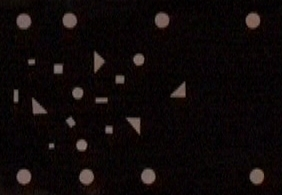
%> input picture hafta_03/unnecessary/tnesneler.jpg, 282 x 195 px
$ octave Untitled.m   (GNU Octave 9; MATLAB toolbox functions it lacks are replaced by stand-ins)
%> lines starting %> are read from the running program, lines starting %| are printed output that depends on the picture; in (x1, y1, x2, y2) boxes, pixels count from 0 and x2, y2 are one past the last pixel; in counts of white or black regions, pixels touching at a corner belong together; the program's own positions count from 1
im = imread('tnesneler.jpg');
%> im is the input picture: size 195x282x3 uint8; mean R, G, B 14.7, 9, 8.8
im2 = rgb2gray(im);
im3 = imbinarize(im2, 0.1);
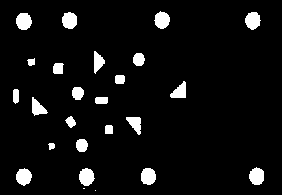
%> im3: size 195x282 logical; 6.1% white; 25 white regions (2 under 20 px), largest, box (x1, y1, x2, y2) and area: (16, 13, 32, 30) 217, (79, 168, 95, 186) 214, (245, 12, 261, 30) 213
im4 = imclose(im3, strel('disk', 4, 4));
%> im4: size 195x282 logical; 6.1% white; 24 white regions (1 under 20 px), largest, box (x1, y1, x2, y2) and area: (79, 168, 95, 189) 226, (16, 13, 32, 30) 218, (245, 12, 261, 30) 214
im5 = imfill(im4, 'holes');
imshow(im5);
[centers, radii] = imfindcircles(im5, [10, 11], 'Sensitivity', .99);
%> centers = 24 rows, first 12: [24.33 21.89; 24.45 177.4; 257.7 176.9; 162.5 20.8; 253.7 21.11; 148.8 177; 70 21; 86.21 177.9; 94 63; 136.1 59.91; 177.1 88.9; 132.3 127.1]; radii = 24 values, max 11 at index 13, min 10 at index 14, mean 10.62
viscircles(centers, radii);
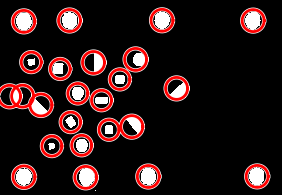
%> figure redrawn from the program's plot data

$ run again, with hafta_03/unnecessary/tnesne_yakala.jpg copied over hafta_03/unnecessary/tnesneler.jpg
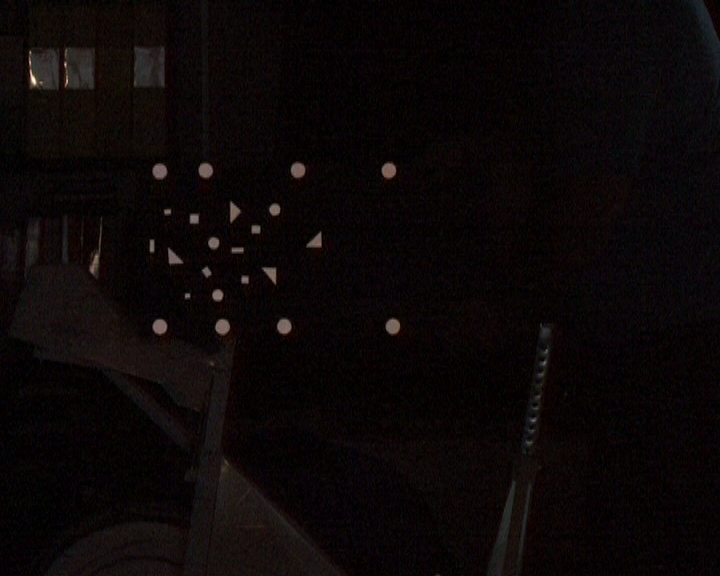
%> input picture hafta_03/unnecessary/tnesne_yakala.jpg, 720 x 576 px
%> im is the input picture: size 576x720x3 uint8; mean R, G, B 11.8, 7.1, 7
%> `im3 = imbinarize(im2, 0.1);`:
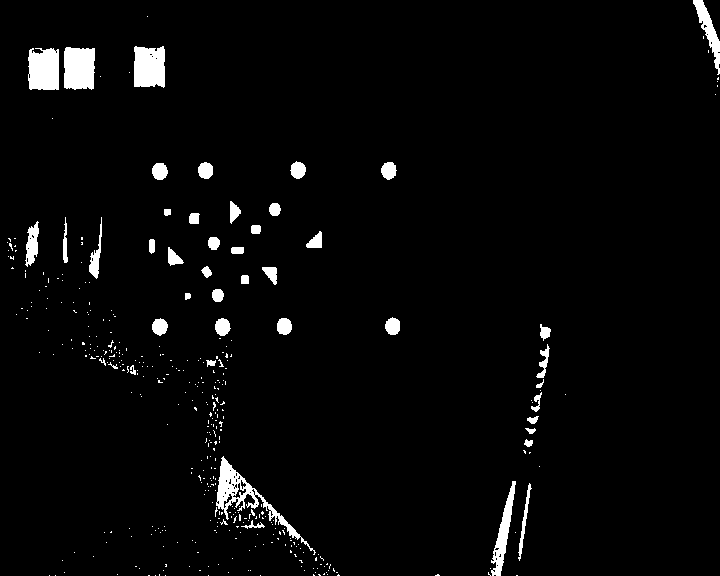
%> im3: size 576x720 logical; 3% white; 402 white regions (357 under 20 px), largest, box (x1, y1, x2, y2) and area: (216, 456, 316, 555) 1478, (64, 47, 95, 90) 1231, (28, 48, 59, 90) 1194
%> im4: size 576x720 logical; 3.9% white; 179 white regions (135 under 20 px), largest, box (x1, y1, x2, y2) and area: (198, 456, 340, 576) 3305, (28, 47, 95, 90) 2680, (129, 46, 165, 88) 1217
%> im5: size 576x720 logical; 3.9% white; 179 white regions (135 under 20 px), largest, box (x1, y1, x2, y2) and area: (198, 456, 340, 576) 3441, (28, 47, 95, 90) 2680, (129, 46, 165, 88) 1217
%> centers = 73 rows, first 12: [160.3 171.9; 160.4 327.7; 393.7 326.9; 389.7 171.1; 206.2 171; 298.5 170.8; 284.6 327.1; 222.2 327.9; 38.5 59; 225.6 513.6; 230 213; 542.2 404.8]; radii = 73 values, max 11 at index 23, min 10 at index 30, mean 10.81
%> `viscircles(centers, radii);`:
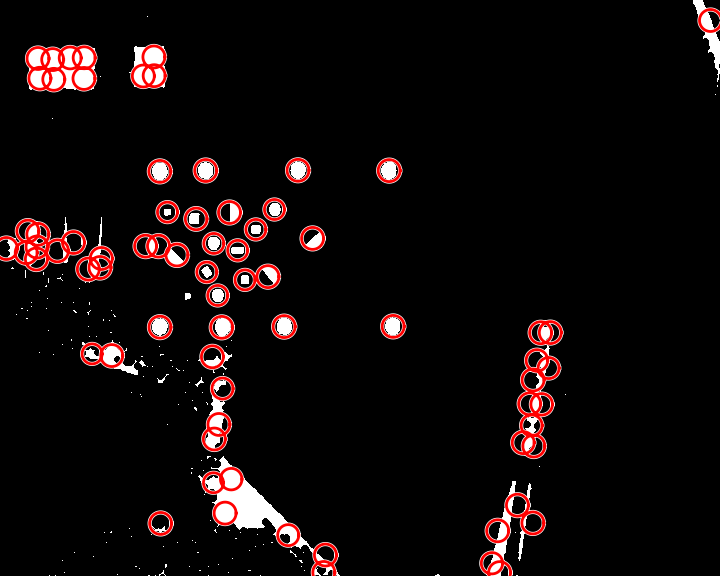
%> figure redrawn from the program's plot data
